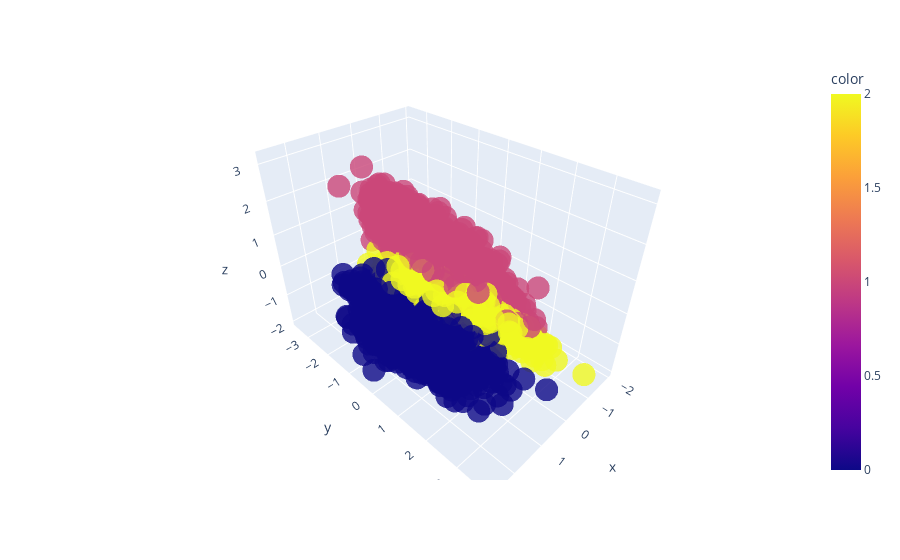

This figure's notebook cell:
### Code cell
current_path=pl.Path.cwd()
X, y = make_classification(
    n_features=6,   # 6 features
    n_classes=3,    # 3 classes
    n_samples=5000, # 5000 samples
    n_informative=2,# 2 of these features are important
    random_state=5, # random seed
    n_clusters_per_class=1, # each class has 1 cluster
)
fig = px.scatter_3d(x=X[:, 0], y=X[:, 1], z=X[:, 2], color=y, opacity=0.8)
fig.show()

### Figure 1 — Plotly figure (JSON) as saved in the notebook; plotly's stock layout.template omitted (floating-point values rounded to 4 significant figures; data arrays with more than 128 entries replaced by an {"elided": "..."} marker saying what was removed)
{"data": [{"hovertemplate": "x=%{x}<br>y=%{y}<br>z=%{z}<br>color=%{marker.color}<extra></extra>", "legendgroup": "", "marker": {"color": {"elided": "5000 int values"}, "coloraxis": "coloraxis", "opacity": 0.8, "symbol": "circle"}, "mode": "markers", "name": "", "scene": "scene", "showlegend": false, "type": "scatter3d", "x": {"elided": "5000 float values"}, "y": {"elided": "5000 float values"}, "z": {"elided": "5000 float values"}}], "layout": {"coloraxis": {"colorbar": {"title": {"text": "color"}}, "colorscale": [[0, "#0d0887"], [0.1111, "#46039f"], [0.2222, "#7201a8"], [0.3333, "#9c179e"], [0.4444, "#bd3786"], [0.5556, "#d8576b"], [0.6667, "#ed7953"], [0.7778, "#fb9f3a"], [0.8889, "#fdca26"], [1, "#f0f921"]]}, "legend": {"tracegroupgap": 0}, "margin": {"t": 60}, "scene": {"domain": {"x": [0, 1], "y": [0, 1]}, "xaxis": {"title": {"text": "x"}}, "yaxis": {"title": {"text": "y"}}, "zaxis": {"title": {"text": "z"}}}}}
